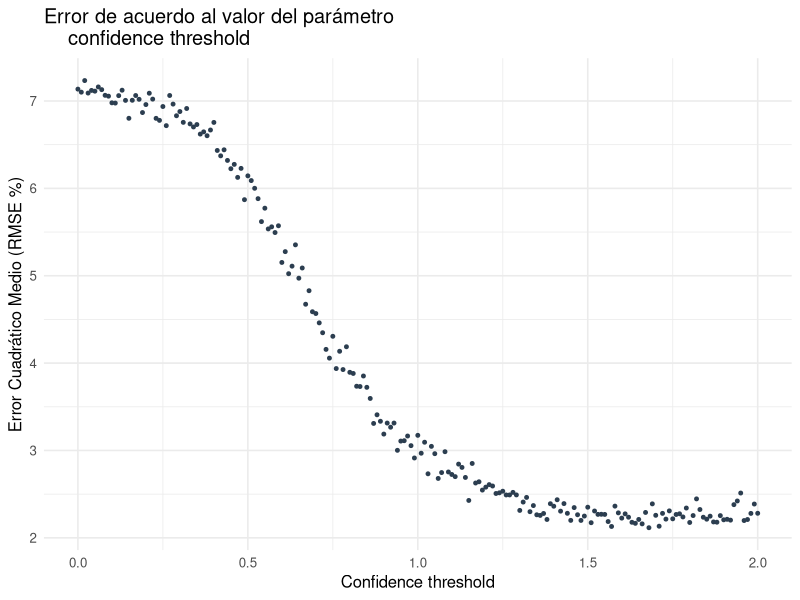
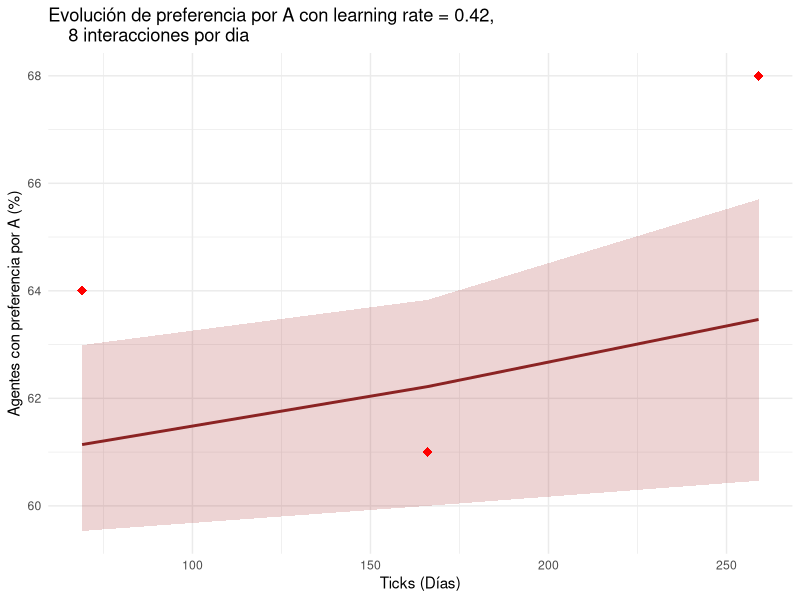

Reproduce these figures in R, in order.
#### Lectura de los datos y limpieza ####

# Se establece el espacio de trabajo y las librerías a utilizar
setwd("C:/Users/ulise/Documents/GitHub/Modelo-base-dinamica-de-opinion/experimentos/influencia negativa/experimento3")
library(tidyverse)

experimento3_table <- read.csv('experimento-3-negativa-table.csv', skip = 6)
experimento3_table <- experimento3_table %>%
  rename(
    tick = X.step., 
    run_number = X.run.number.,
    pref_A = pref.A,
    pref_B = pref.B,
    agents_per_tick = agents.updated.per.tick,
    learning_rate = learning.rate,
    spatial_interactions = spatial.interactions.,
    confidence_threshold = confidence.threshold
  )

# Para este experimento se evalúa el efecto del límite de confianza
# en el modelo de influencia negativa. Se eligen las variables de interes
experimento3_table <- experimento3_table[c('run_number', 'tick', 'confidence_threshold' ,'pref_A', 'pref_B')]

# Se obtiene el promedio de todas las repeticiones realizadas por cada combinacion de valores de los parametros
experimento3_avg <- experimento3_table %>%
  group_by(confidence_threshold, tick) %>%
  summarise(
    mean_pref_A = mean(pref_A),
    mean_pref_B = mean(pref_B),
    .groups = 'drop'
  ) %>%
  
  # Se agregan dos columnas par indicar el porcentaje de preferencia
  mutate(
    pct_A = (mean_pref_A / 1070) * 100,
    pct_B = (mean_pref_B / 1070) * 100
  )

#### Cálculo del error del modelo ####

# Se crea un dataframe con base en los datos de las encuestas reales para calcular el error
encuestas_reales <- data.frame(
  tick = c(69, 166, 259),
  pct_A_real = c(64, 61, 68),
  pct_B_real = c(36, 39, 32)
)

# Se calcula el error en base a las encuestas y el resultado final de la eleccion
error_experimento3 <- experimento3_avg %>%
  # Se unen los valores de las encuestas reales a los experimentales
  inner_join(encuestas_reales, by = 'tick') %>%
  # Se calcula el error en cada una de las filas
  mutate(
    err_sq_A = (pct_A - pct_A_real)^2,
    err_sq_B = (pct_B - pct_B_real)^2,
    err_total_punto = (err_sq_A + err_sq_B) / 2
  ) %>%
  # Se agrupa el error en base a los parametros learning_rate y agents_per_tick
  group_by(confidence_threshold) %>%
  summarise(
    MSE = mean(err_sq_A),
    RMSE = sqrt(MSE),
    .groups = "drop"
  ) %>%
  # Se ordena de menor a mayor error
  arrange(MSE)

# Se muestran los mejores resultados
head(error_experimento3)

##### Visualización de los resultados ####

ggplot(error_experimento3, aes(x=confidence_threshold, y = RMSE)) +
  geom_point(color = "#2C3E50", size = 1) +
  labs(
    title = "Error de acuerdo al valor del parámetro
    confidence threshold",
    x = "Confidence threshold",
    y = "Error Cuadrático Medio (RMSE %)"
  ) +
  theme_minimal(base_size = 12) 

#### Mejor modelo ####

# Se seleccionan las simulacioens correspondientes al mejor valor de learning rate
experimento3_mejor <- experimento3_table %>%
  filter(confidence_threshold==1)

experimento3_mejor_avg <- experimento3_mejor %>%
  group_by(tick) %>%
  
  summarise(
    mean_pref_A = mean(pref_A),
    mean_pref_B = mean(pref_B),
    min_pref_A = min(pref_A),
    max_pref_A = max(pref_A),
    min_pref_B = min(pref_B),
    max_pref_B = max(pref_B),
    .groups = 'drop' 
  ) %>%
  
  mutate(
    pct_A = (mean_pref_A / 1070) * 100,
    pct_B = (mean_pref_B / 1070) * 100, 
    pct_min_A = (min_pref_A / 1070) * 100,
    pct_max_A = (max_pref_A / 1070) * 100,
    
    pct_B = (mean_pref_B / 1070) * 100,
    pct_min_B = (min_pref_B / 1070) * 100,
    pct_max_B = (max_pref_B / 1070) * 100
  )

ggplot(experimento3_mejor_avg, aes(x = tick)) +
  geom_ribbon(aes(ymin = pct_min_A, ymax = pct_max_A), 
              fill = "brown", alpha = 0.2) +
  
  geom_line(aes(y = pct_A), color = "brown4", size = 1) +
  
  geom_point(data = encuestas_reales, 
             aes(x = tick, y = pct_A_real, shape = "Datos reales"), 
             color = "red", size = 3, shape = 18) +
  
  theme_minimal() +
  labs(
    title = "Evolución de preferencia por A con learning rate = 0.42,
    8 interacciones por dia",
    x = "Ticks (Días)",
    y = "Agentes con preferencia por A (%)"
  )
